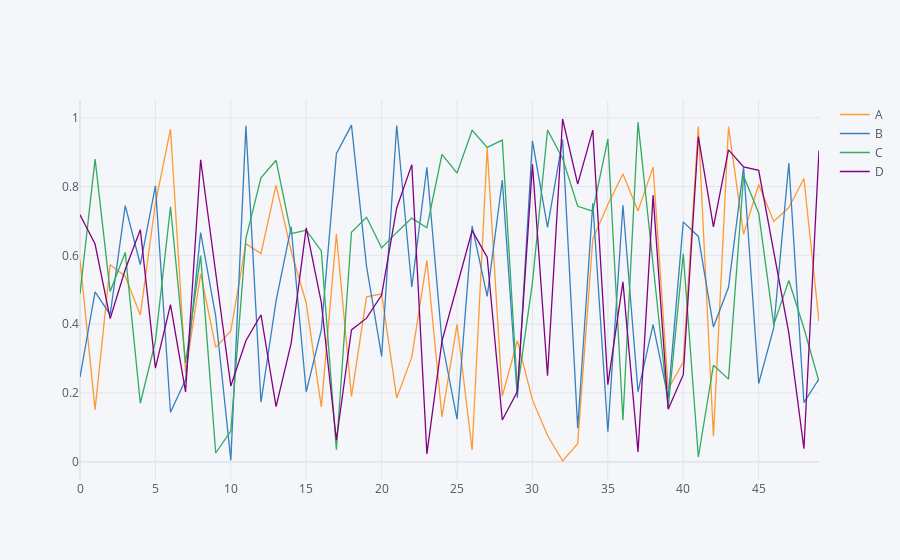

Notebook code for this chart:
### Code cell
# drastically better with plotly
df_1.iplot()
